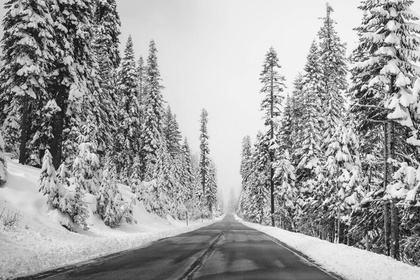
%> input picture Lab-2/Part-1_ Image Enhancement/images/image2.jpg, 420 x 280 px, shrunk from 800 x 533 before the run
$ octave visualize_LoG.m   (GNU Octave 9; MATLAB toolbox functions it lacks are replaced by stand-ins)
%> lines starting %> are read from the running program, lines starting %| are printed output that depends on the picture
### Lab-2/Part-1_ Image Enhancement/gauss1D.m
function G = gauss1D( sigma , kernel_size )
    G = zeros(1, kernel_size);
    if mod(kernel_size, 2) == 0
        error('kernel_size must be odd, otherwise the filter will not have a center to convolve on')
    end
    boundary = floor(kernel_size/2);
    listje = -boundary:1:boundary;
    for i=1:kernel_size
        x = listje(i);
        normalize_factor = 1/ (sigma * sqrt(2 * pi));
        G(i) = normalize_factor * exp(-(x^2) / (2 * sigma^2));
    end
    G = G ./ sum(G);
end

### Lab-2/Part-1_ Image Enhancement/compute_LoG.m
function imOut = compute_LoG(image, LOG_type, varargin)
% function to compute the LoG values with three different methods

switch LOG_type
    case 1
        % construct the (5x5) Gaussian kernel with std 0.5
        h = gauss2D(0.5 , 5);

        % smooth the image with the Gaussian kernel
        smoothed_im = imfilter(image, h, 'conv');

        % compute the second order derivative of the smoothed image
        [Gx, Gy, ~, ~] = compute_gradient(smoothed_im);
        [Gx_2, ~, ~, ~] = compute_gradient(Gx);
        [~, Gy_2, ~, ~] = compute_gradient(Gy);
        imOut = Gx_2 + Gy_2;
    case 2
        % apply the build-in matlab function for LoG
        h = fspecial('log', 5, 0.5);
        imOut = imfilter(image, h, 'conv');
    case 3
        % construct two gaussian kernels with different sigma values
        g_1 = gauss2D(varargin{2}, 5);
        g_2 = gauss2D(varargin{1}, 5);

        % subtract the kernels to create the final kernal and smooth the
        % image with it
        h = g_1 - g_2;
        imOut = imfilter(image, h, 'conv');
end
end

### Lab-2/Part-1_ Image Enhancement/compute_gradient.m
function [Gx, Gy, im_magnitude,im_direction] = compute_gradient(image)
    % convert the given image to double
    image = im2double(image);

    % create the matrixes for the x and y gradient
	Gx_filter = [1 0 -1 ; 2 0 -2 ; 1 0 -1];
    Gy_filter = [1 2 1 ; 0 0 0 ; -1 -2 -1];

    % apply the x- and y-filters on the image
    Gx = imfilter(image, Gx_filter);
    Gy = imfilter(image, Gy_filter);

    % compute the square of the gradient images
    Gx_squared = Gx.^2;
    Gy_squared = Gy.^2;

    % calculate the magnitude and direction of the gradient
    im_magnitude = sqrt(Gx_squared + Gy_squared);
    im_direction = atan(Gy ./ Gx);
end

### Lab-2/Part-1_ Image Enhancement/gauss2D.m
function G = gauss2D( sigma , kernel_size )
    G = gauss1D(sigma, kernel_size).' * gauss1D(sigma, kernel_size);

end

### Lab-2/Part-1_ Image Enhancement/visualize_LoG.m
close all
clear all
clc

% read the image for which the edges have to be detected
im1 = imread('images/image2.jpg');
%> im1 is the input picture: size 280x420 uint8; min 1, max 255, mean 160

% apply the Laplacian to Gaussian filter with three different methods
imOut1 = compute_LoG(im1, 1);
%> in compute_gradient (call 2), `im_direction = atan(Gy ./ Gx);`:
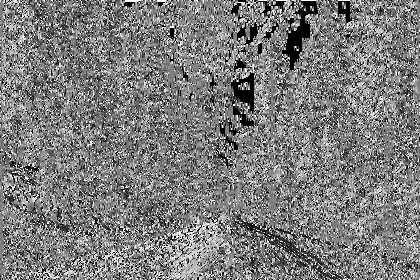
%> im_direction: size 280x420 double; 2.18% of the values are NaN or infinite; the others: min -1.57, max 1.57, mean 0.000869; drawn with min black, max white, NaN and infinite black
%> in compute_gradient (call 3), `Gy = imfilter(image, Gy_filter);`:
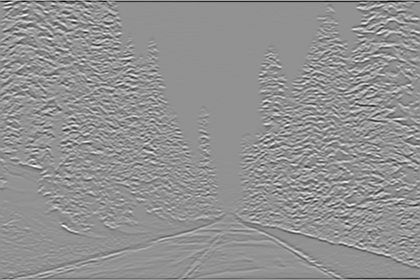
%> Gy: size 280x420 double; min -19.47, max 14.48, mean -0.0669; drawn with min black and max white
%> in compute_gradient (call 3), `im_magnitude = sqrt(Gx_squared + Gy_squared);`:
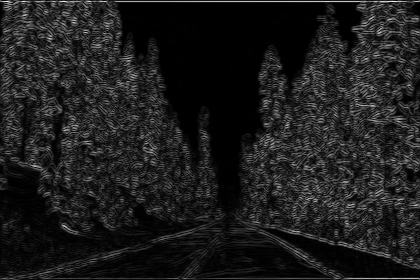
%> im_magnitude: size 280x420 double; min 0, max 19.49, mean 2.26; drawn with min black and max white
%> in compute_gradient (call 3), `im_direction = atan(Gy ./ Gx);`:
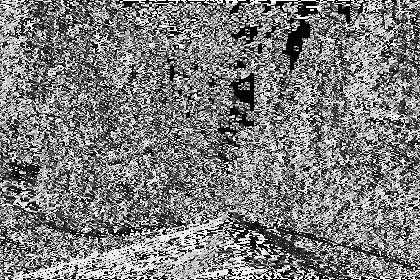
%> im_direction: size 280x420 double; 2.28% of the values are NaN or infinite; the others: min -1.57, max 1.57, mean 0.00343; drawn with min black, max white, NaN and infinite black
imOut2 = compute_LoG(im1, 2);
%> call 2 of compute_LoG, with LOG_type = 2
%> in compute_LoG (call 2), `imOut = imfilter(image, h, 'conv');`:
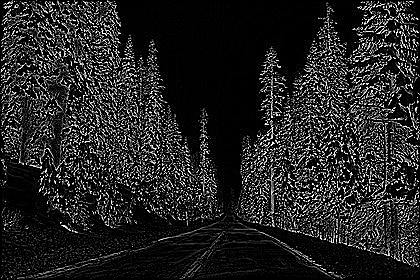
%> imOut: size 280x420 uint8; min 0, max 255, mean 36.4
imOut3 = compute_LoG(im1, 3, 0.4, 0.6);

% for the third method, initialize a range of sigma's to use
sigma_1 = [0.4, 0.05];
sigma_2 = [0.5, 1, 2, 4, 6,  8, 10, 15, 20, 25];

% compute the PSNR of the method with the LoG implemented by the build-in
% function of Matlab with the DoG method with different values for sigma
for i=1:length(sigma_1)
    for j=1:length(sigma_2)
        imOut = compute_LoG(im1, 3, sigma_1(i), sigma_2(j));
        psnr = myPSNR(imOut2, imOut);
        fprintf('sigma_1: %1.1f, sigma_2: %1.1f gives psnr: %2.3f \n', sigma_1(i), sigma_2(j), psnr)
    end
end
%> this loop made 2 passes
%> (printed output is left out)

% create a figure to store the original image and the images of the three
% different LoG implementation methods.
figure;
subplot(1,4,1);
imshow(im1);
title('original image');
subplot(1, 4, 2);
imshow(imOut1);
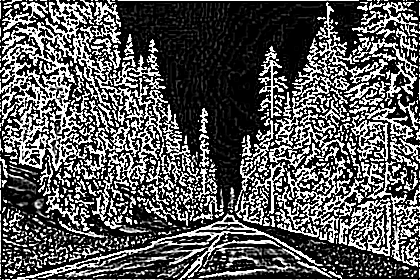
%> displayed picture: size 280x420, on the screen's scale of 0 to 255; min 0, max 255, mean 88
title('method 1, Gaussian Laplacian');
subplot(1, 4, 3);
imshow(imOut2);
title('method 2, LoG');
subplot(1, 4, 4);
imshow(imOut);
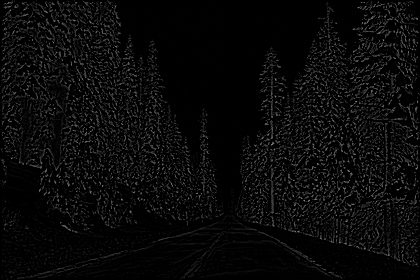
%> displayed picture: size 280x420, on the screen's scale of 0 to 255; min 0, max 138, mean 9.5
title('method 3, DoG');

$ run again, with Lab-2/Part-1_ Image Enhancement/images/image1.jpg copied over Lab-2/Part-1_ Image Enhancement/images/image2.jpg
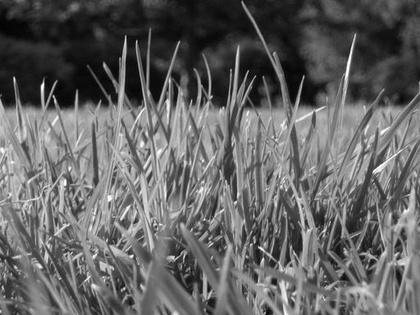
%> input picture Lab-2/Part-1_ Image Enhancement/images/image1.jpg, 420 x 315 px, shrunk from 512 x 384 before the run
%> im1 is the input picture: size 315x420 uint8; min 2, max 255, mean 99.4
%> in compute_LoG (call 2), `imOut = imfilter(image, h, 'conv');`:
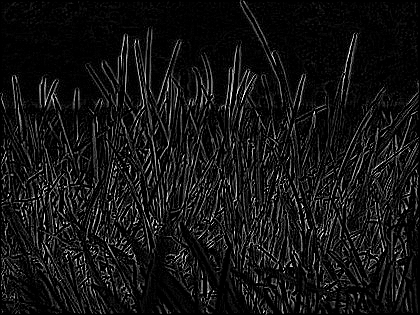
%> imOut: size 315x420 uint8; min 0, max 255, mean 20.1
%> the loop `for i=1:length(sigma_1)` made 2 passes
%> (printed output is left out)
%> `imshow(imOut);`:
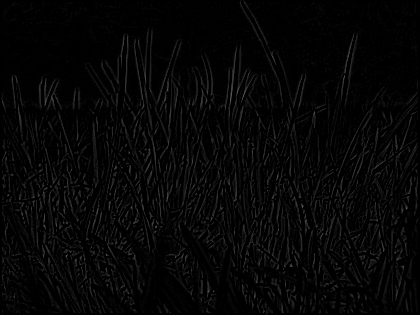
%> displayed picture: size 315x420, on the screen's scale of 0 to 255; min 0, max 86, mean 5.9
